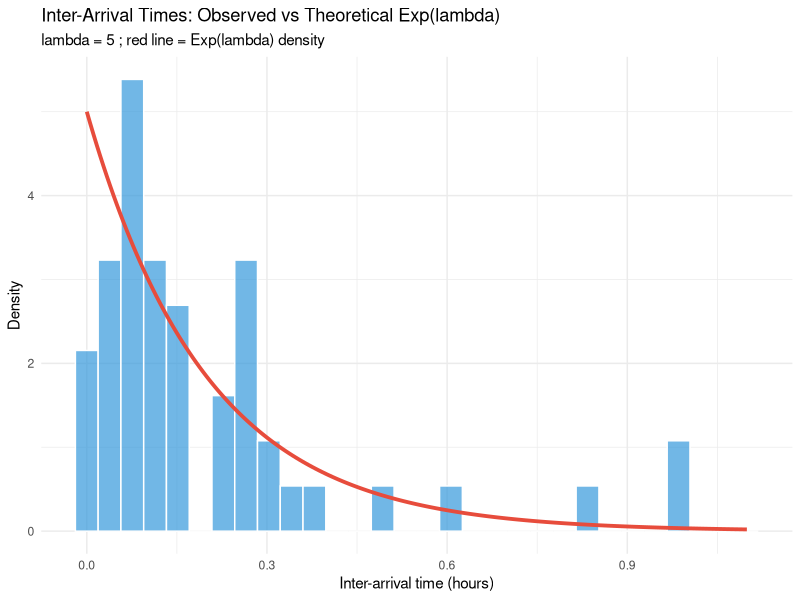
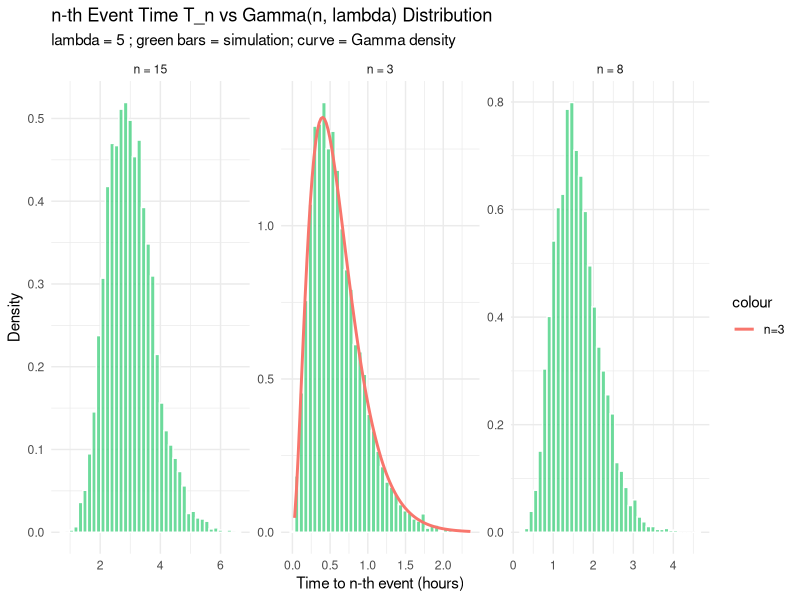
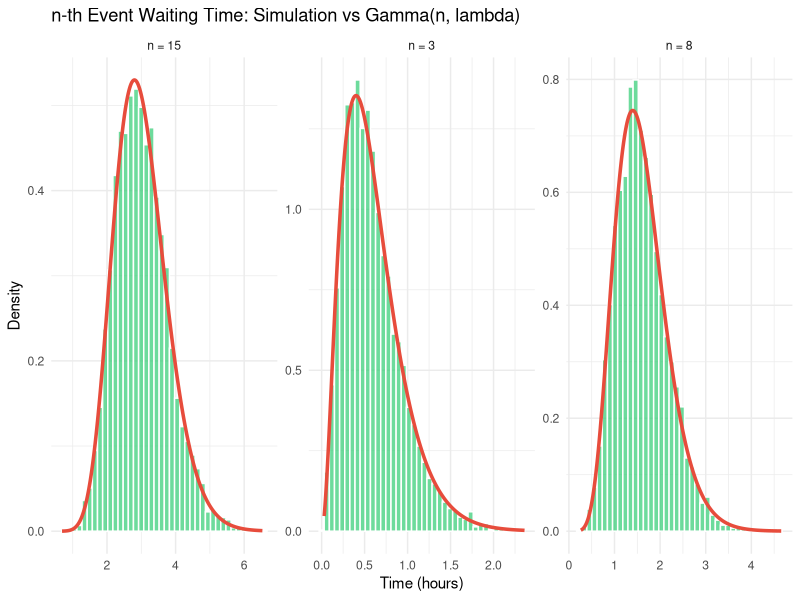

The R source for these figures, in order:
# Required packages
library(ggplot2)
library(dplyr)

# Scenario: Emergency department patient arrivals modelled as a Poisson process.
# Lambda = 5 patients/hour. We simulate the process, verify its properties,
# and examine inter-arrival and waiting time distributions.

lambda <- 5   # patients per hour
T_max  <- 10  # observe for 10 hours
set.seed(42)

# ============================================================
# Task 1: Simulate a Poisson process via exponential inter-arrivals
# ============================================================
# The Poisson process can be simulated by drawing inter-arrival times
# from Exp(lambda) and accumulating them to get event times.

# TODO: Draw exponential inter-arrival times until the cumulative time
# exceeds T_max. Store ALL inter-arrival times in 'inter_arrivals'.
# Then compute event times as cumulative sums.

inter_arrivals <- rexp(1000, rate = lambda)  # draw more than enough
event_times    <- cumsum(inter_arrivals)
event_times    <- event_times[event_times <= T_max]  # keep only those ≤ T_max
n_events       <- length(event_times)

cat("Total events in [0,", T_max, "]:", n_events, "\n")
cat("Expected events:", lambda * T_max, "\n")

# ============================================================
# Task 2: Verify inter-arrival times are Exponential(lambda)
# ============================================================
# We use the first n_events inter-arrival times (those that correspond to
# events within [0, T_max]).
iats <- inter_arrivals[seq_len(n_events)]  # inter-arrival times used

# TODO: Plot a histogram of inter-arrival times with the theoretical
# Exp(lambda) density overlaid.
hist_df <- data.frame(iat = iats)
iat_range <- seq(0, max(iats) * 1.1, length.out = 200)
exp_density_df <- data.frame(x = iat_range, y = dexp(iat_range, rate = lambda))

ggplot(hist_df, aes(x = iat)) +
  geom_histogram(aes(y = after_stat(density)), bins = 30,
                 fill = "#3498db", alpha = 0.7, color = "white") +
  geom_line(data = exp_density_df, aes(x = x, y = y),
            color = "#e74c3c", linewidth = 1.3) +
  labs(
    title    = "Inter-Arrival Times: Observed vs Theoretical Exp(lambda)",
    subtitle = paste("lambda =", lambda, "; red line = Exp(lambda) density"),
    x = "Inter-arrival time (hours)", y = "Density"
  ) +
  theme_minimal()

# TODO: Print mean and SD of observed inter-arrival times.
# Theoretical: mean = 1/lambda, SD = 1/lambda (Exp distribution).
cat("\nInter-arrival times:\n")
cat("  Observed mean:", round(mean(iats), 4), "\n")
cat("  Theoretical mean (1/lambda):", round(1/lambda, 4), "\n")
cat("  Observed SD:", round(sd(iats), 4), "\n")
cat("  Theoretical SD (1/lambda):", round(1/lambda, 4), "\n")

# ============================================================
# Task 3: Verify N(t) ~ Poisson(lambda*t) using simulation
# ============================================================
# Simulate many independent replications and count events in [0, t]
# for several values of t; compare to Poisson(lambda*t).

n_reps  <- 2000
t_vals  <- c(0.5, 1, 2, 5)  # time points to check

# TODO: For each t in t_vals, simulate n_reps Poisson processes and record
# the count of events in [0, t]. Compare the empirical distribution
# to Poisson(lambda * t).

verify_poisson <- function(t, n_reps, lambda) {
  counts <- replicate(n_reps, {
    # Simulate inter-arrivals until cumulative time > t
    iat  <- rexp(ceiling(lambda * t * 5), rate = lambda)  # enough draws
    et   <- cumsum(iat)
    sum(et <= t)
  })
  list(t=t, counts=counts, lambda_t=lambda*t)
}

set.seed(100)
results <- lapply(t_vals, verify_poisson, n_reps = n_reps, lambda = lambda)

# TODO: For each t, print: observed mean & variance vs Poisson(lambda*t)
# (For Poisson: mean = variance = lambda*t)
cat("\nPoisson verification (mean and variance should both equal lambda*t):\n")
for (res in results) {
  cat(sprintf("  t=%.1f: obs mean=%.3f, obs var=%.3f, theoretical=%.3f\n",
              res$t, mean(res$counts), var(res$counts), res$lambda_t))
}

# ============================================================
# Task 4: Verify n-th event time ~ Gamma(n, lambda)
# ============================================================
# The n-th event time T_n = sum of n i.i.d. Exp(lambda).
# T_n ~ Gamma(n, rate=lambda).

# TODO: For n = 3, 8, 15 simulate 5000 realisations of T_n
# by summing n exponentials. Plot histograms with Gamma density overlaid.

set.seed(200)
n_sim_gamma <- 5000
ns_to_check <- c(3, 8, 15)

gamma_df <- lapply(ns_to_check, function(n) {
  # T_n = sum of n Exp(lambda) = Gamma(shape=n, rate=lambda)
  T_n_sim <- replicate(n_sim_gamma, sum(rexp(n, rate = lambda)))
  data.frame(n = n, T_n = T_n_sim)
}) |> bind_rows()

gamma_df$n_label <- paste0("n = ", gamma_df$n)

# TODO: Plot histogram with Gamma(n, rate=lambda) density overlaid.
# Facet by n.
ggplot(gamma_df, aes(x = T_n)) +
  geom_histogram(aes(y = after_stat(density)), bins = 40,
                 fill = "#2ecc71", alpha = 0.7, color = "white") +
  stat_function(
    fun = function(x) dgamma(x, shape = 3, rate = lambda),
    aes(color = "n=3"), linewidth = 1.0, data = filter(gamma_df, n == 3)
  ) +
  facet_wrap(~ n_label, scales = "free") +
  labs(
    title    = "n-th Event Time T_n vs Gamma(n, lambda) Distribution",
    subtitle = paste("lambda =", lambda, "; green bars = simulation; curve = Gamma density"),
    x = "Time to n-th event (hours)", y = "Density"
  ) +
  theme_minimal()

# A cleaner approach: add a separate density curve per facet
ggplot(gamma_df, aes(x = T_n)) +
  geom_histogram(aes(y = after_stat(density)), bins = 40,
                 fill = "#2ecc71", alpha = 0.7, color = "white") +
  geom_line(
    data = gamma_df |>
      group_by(n, n_label) |>
      reframe(x = seq(min(T_n), max(T_n), length.out=300),
              y = dgamma(x, shape=unique(n), rate=lambda)),
    aes(x=x, y=y), color="#e74c3c", linewidth=1.2
  ) +
  facet_wrap(~ n_label, scales="free") +
  labs(title="n-th Event Waiting Time: Simulation vs Gamma(n, lambda)",
       x="Time (hours)", y="Density") +
  theme_minimal()

# TODO: Print mean and variance of T_n for each n.
# Theoretical: E[T_n] = n/lambda, Var[T_n] = n/lambda^2.
cat("\nGamma verification:\n")
for (n in ns_to_check) {
  sims <- filter(gamma_df, n == !!n)$T_n
  cat(sprintf("  n=%2d: obs mean=%.4f (theo=%.4f); obs var=%.4f (theo=%.4f)\n",
              n, mean(sims), n/lambda, var(sims), n/lambda^2))
}

# ============================================================
# Task 5: Memoryless property demonstration
# ============================================================
# The exponential distribution is memoryless: P(W > s+t | W > s) = P(W > t)
# Demonstrate: condition on W > 1 (waited more than 1 hour) and check
# that the remaining wait is still Exp(lambda).

set.seed(999)
W_sims <- rexp(100000, rate = lambda)

# TODO: Given W > 1, compute the residual waiting time W - 1
# and compare its distribution to Exp(lambda).
s_val      <- 1.0          # conditioning on W > s_val
residuals  <- (W_sims[W_sims > s_val] - s_val)

cat("\nMemoryless property check (conditioning on W > 1):\n")
cat("  Mean of residual W-1 | W>1:", round(mean(residuals), 4),
    "(should be ~", round(1/lambda, 4), ")\n")
cat("  Mean of unconditioned W:   ", round(mean(W_sims), 4), "\n")
# Both should be ~0.2 = 1/lambda
